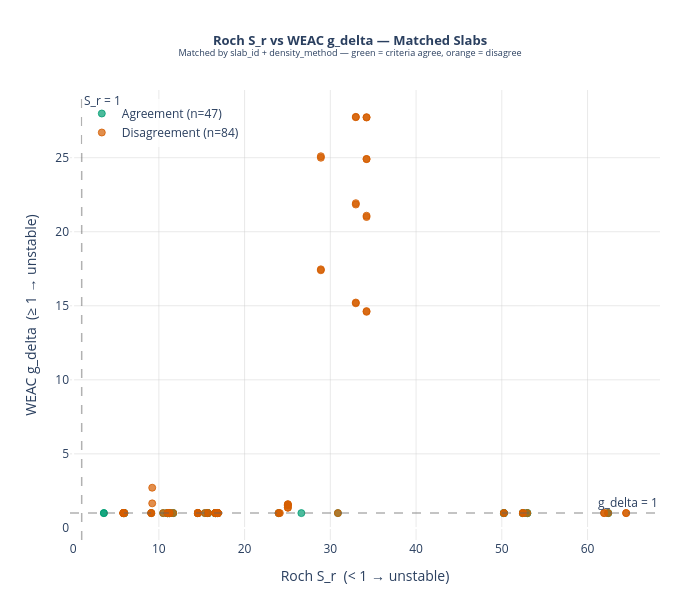

The cell this chart's notebook holds for it:
### Code cell
if len(matched) == 0:
    print('No matched slabs — scatter plot skipped.')
else:
    agree    = matched[matched['unstable_roch'] == matched['unstable_weac']]
    disagree = matched[matched['unstable_roch'] != matched['unstable_weac']]

    fig = go.Figure()

    for sub, color, label in [
        (agree,    '#009E73', 'Agreement'),
        (disagree, '#D55E00', 'Disagreement'),
    ]:
        if len(sub) == 0:
            continue
        hover = [
            f"slab: {r['slab_id']}<br>"
            f"density: {r['density_method']}<br>"
            f"E-mod: {r['emod_method']}<br>"
            f"S_r={r['s_r']:.3f}  g_delta={r['g_delta']:.3f}"
            for _, r in sub.iterrows()
        ]
        fig.add_trace(go.Scatter(
            x=sub['s_r'].values,
            y=sub['g_delta'].values,
            mode='markers',
            marker=dict(
                color=rgba(color, 0.70), size=7,
                line=dict(width=0.8, color=rgba(color, 1.0)),
            ),
            name=f'{label} (n={len(sub)})',
            text=hover, hoverinfo='text',
        ))

    fig.add_vline(
        x=1.0, line_dash='dash',
        line_color='rgba(100,100,100,0.5)', line_width=1.5,
        annotation_text='S_r = 1', annotation_position='top right',
    )
    fig.add_hline(
        y=1.0, line_dash='dash',
        line_color='rgba(100,100,100,0.5)', line_width=1.5,
        annotation_text='g_delta = 1', annotation_position='top right',
    )

    fig.update_layout(
        title=dict(
            text=(
                '<b>Roch S_r vs WEAC g_delta — Matched Slabs</b><br>'
                '<sup>Matched by slab_id + density_method — '
                'green = criteria agree, orange = disagree</sup>'
            ),
            x=0.5, xanchor='center', font=dict(size=13),
        ),
        xaxis=dict(
            title='Roch S_r  (< 1 → unstable)',
            gridcolor='rgba(200,200,200,0.4)',
        ),
        yaxis=dict(
            title='WEAC g_delta  (≥ 1 → unstable)',
            gridcolor='rgba(200,200,200,0.4)',
        ),
        plot_bgcolor='white',
        legend=dict(x=0.02, y=0.98, bgcolor='rgba(255,255,255,0.8)'),
        width=700, height=600,
        margin=dict(l=70, r=40, t=90, b=60),
    )
    fig.show()

### Figure 1 — Plotly figure (JSON) as saved in the notebook; plotly's stock layout.template omitted (floating-point values rounded to 4 significant figures)
{"data": [{"hoverinfo": "text", "marker": {"color": "rgba(0,158,115,0.7)", "line": {"color": "rgba(0,158,115,1.0)", "width": 0.8}, "size": 7}, "mode": "markers", "name": "Agreement (n=47)", "text": ["slab: 46608_slab_0<br>density: data_flow<br>E-mod: kochle<br>S_r=11.673  g_delta=1.000", "slab: 46608_slab_0<br>density: data_flow<br>E-mod: schottner<br>S_r=11.673  g_delta=0.999", "slab: 35034_slab_0<br>density: geldsetzer<br>E-mod: wautier<br>S_r=11.266  g_delta=0.999", "slab: 35034_slab_0<br>density: geldsetzer<br>E-mod: schottner<br>S_r=11.266  g_delta=0.999", "slab: 35034_slab_0<br>density: kim_jamieson_table2<br>E-mod: bergfeld<br>S_r=11.083  g_delta=1.000", "slab: 66174_slab_0<br>density: data_flow<br>E-mod: schottner<br>S_r=3.588  g_delta=0.999", "slab: 66174_slab_0<br>density: data_flow<br>E-mod: schottner<br>S_r=3.588  g_delta=0.999", "slab: 66174_slab_0<br>density: geldsetzer<br>E-mod: bergfeld<br>S_r=5.914  g_delta=0.999", "slab: 66174_slab_0<br>density: geldsetzer<br>E-mod: schottner<br>S_r=5.914  g_delta=1.000", "slab: 66174_slab_0<br>density: kim_jamieson_table2<br>E-mod: bergfeld<br>S_r=5.972  g_delta=1.000", "slab: 66174_slab_0<br>density: kim_jamieson_table2<br>E-mod: schottner<br>S_r=5.972  g_delta=1.000", "slab: 17716_slab_0<br>density: data_flow<br>E-mod: schottner<br>S_r=30.884  g_delta=0.999", "slab: 42380_slab_0<br>density: data_flow<br>E-mod: wautier<br>S_r=15.371  g_delta=1.000", "slab: 57837_slab_0<br>density: geldsetzer<br>E-mod: wautier<br>S_r=62.406  g_delta=0.999", "slab: 57837_slab_0<br>density: geldsetzer<br>E-mod: schottner<br>S_r=62.406  g_delta=0.999", "slab: 41375_slab_0<br>density: data_flow<br>E-mod: kochle<br>S_r=14.549  g_delta=0.999", "slab: 41375_slab_0<br>density: geldsetzer<br>E-mod: bergfeld<br>S_r=16.582  g_delta=0.998", "slab: 41375_slab_0<br>density: geldsetzer<br>E-mod: wautier<br>S_r=16.582  g_delta=0.999", "slab: 41375_slab_0<br>density: kim_jamieson_table2<br>E-mod: wautier<br>S_r=16.884  g_delta=0.999", "slab: 41375_slab_1<br>density: data_flow<br>E-mod: kochle<br>S_r=14.549  g_delta=0.999", "slab: 41375_slab_1<br>density: geldsetzer<br>E-mod: bergfeld<br>S_r=16.582  g_delta=0.998", "slab: 41375_slab_1<br>density: geldsetzer<br>E-mod: wautier<br>S_r=16.582  g_delta=0.999", "slab: 41375_slab_1<br>density: kim_jamieson_table2<br>E-mod: wautier<br>S_r=16.884  g_delta=0.999", "slab: 51272_slab_0<br>density: data_flow<br>E-mod: schottner<br>S_r=9.112  g_delta=1.000", "slab: 51272_slab_0<br>density: kim_jamieson_table2<br>E-mod: kochle<br>S_r=11.023  g_delta=0.998", "slab: 51272_slab_0<br>density: kim_jamieson_table2<br>E-mod: schottner<br>S_r=11.023  g_delta=0.999", "slab: 10958_slab_0<br>density: geldsetzer<br>E-mod: kochle<br>S_r=23.975  g_delta=0.998", "slab: 42661_slab_0<br>density: data_flow<br>E-mod: schottner<br>S_r=26.622  g_delta=0.999", "slab: 42798_slab_0<br>density: data_flow<br>E-mod: kochle<br>S_r=15.723  g_delta=0.998", "slab: 42798_slab_0<br>density: data_flow<br>E-mod: kochle<br>S_r=15.723  g_delta=0.999", "slab: 42798_slab_0<br>density: data_flow<br>E-mod: schottner<br>S_r=15.723  g_delta=0.999", "slab: 42798_slab_0<br>density: data_flow<br>E-mod: schottner<br>S_r=15.723  g_delta=1.000", "slab: 46488_slab_0<br>density: data_flow<br>E-mod: schottner<br>S_r=10.501  g_delta=1.000", "slab: 46488_slab_0<br>density: geldsetzer<br>E-mod: kochle<br>S_r=11.210  g_delta=0.999", "slab: 46488_slab_0<br>density: geldsetzer<br>E-mod: schottner<br>S_r=11.210  g_delta=1.000", "slab: 46488_slab_0<br>density: kim_jamieson_table2<br>E-mod: kochle<br>S_r=10.997  g_delta=0.998", "slab: 46488_slab_0<br>density: kim_jamieson_table2<br>E-mod: wautier<br>S_r=10.997  g_delta=0.999", "slab: 49415_slab_0<br>density: data_flow<br>E-mod: bergfeld<br>S_r=50.243  g_delta=0.999", "slab: 49415_slab_0<br>density: data_flow<br>E-mod: kochle<br>S_r=50.243  g_delta=1.000", "slab: 49415_slab_0<br>density: data_flow<br>E-mod: schottner<br>S_r=50.243  g_delta=0.999", "slab: 49415_slab_0<br>density: data_flow<br>E-mod: schottner<br>S_r=50.243  g_delta=0.999", "slab: 49415_slab_0<br>density: geldsetzer<br>E-mod: kochle<br>S_r=52.456  g_delta=0.999", "slab: 49415_slab_0<br>density: geldsetzer<br>E-mod: schottner<br>S_r=52.456  g_delta=1.000", "slab: 49415_slab_0<br>density: geldsetzer<br>E-mod: schottner<br>S_r=52.456  g_delta=1.000", "slab: 49415_slab_0<br>density: kim_jamieson_table2<br>E-mod: kochle<br>S_r=52.972  g_delta=0.999", "slab: 49415_slab_0<br>density: kim_jamieson_table2<br>E-mod: schottner<br>S_r=52.972  g_delta=1.000", "slab: 49415_slab_0<br>density: kim_jamieson_table2<br>E-mod: schottner<br>S_r=52.972  g_delta=0.999"], "type": "scatter", "x": [11.67, 11.67, 11.27, 11.27, 11.08, 3.588, 3.588, 5.914, 5.914, 5.972, 5.972, 30.88, 15.37, 62.41, 62.41, 14.55, 16.58, 16.58, 16.88, 14.55, 16.58, 16.58, 16.88, 9.112, 11.02, 11.02, 23.97, 26.62, 15.72, 15.72, 15.72, 15.72, 10.5, 11.21, 11.21, 11.0, 11.0, 50.24, 50.24, 50.24, 50.24, 52.46, 52.46, 52.46, 52.97, 52.97, 52.97], "y": [1.0, 0.9986, 0.999, 0.9991, 1.0, 0.9988, 0.9989, 0.999, 0.9996, 0.9998, 0.9998, 0.9993, 0.9996, 0.9994, 0.9993, 0.9993, 0.9984, 0.9991, 0.9989, 0.9993, 0.9984, 0.9991, 0.9989, 1.0, 0.9981, 0.9993, 0.9981, 0.9986, 0.998, 0.9994, 0.999, 0.9998, 0.9996, 0.9994, 0.9995, 0.9983, 0.9994, 0.9985, 1.0, 0.9995, 0.9985, 0.9989, 0.9998, 0.9997, 0.999, 0.9999, 0.999]}, {"hoverinfo": "text", "marker": {"color": "rgba(213,94,0,0.7)", "line": {"color": "rgba(213,94,0,1.0)", "width": 0.8}, "size": 7}, "mode": "markers", "name": "Disagreement (n=84)", "text": ["slab: 14739_slab_0<br>density: data_flow<br>E-mod: bergfeld<br>S_r=25.046  g_delta=1.596", "slab: 14739_slab_0<br>density: data_flow<br>E-mod: wautier<br>S_r=25.046  g_delta=1.527", "slab: 14739_slab_0<br>density: data_flow<br>E-mod: schottner<br>S_r=25.046  g_delta=1.367", "slab: 46608_slab_0<br>density: data_flow<br>E-mod: wautier<br>S_r=11.673  g_delta=1.002", "slab: 14734_slab_0<br>density: data_flow<br>E-mod: bergfeld<br>S_r=25.046  g_delta=1.596", "slab: 14734_slab_0<br>density: data_flow<br>E-mod: wautier<br>S_r=25.046  g_delta=1.527", "slab: 14734_slab_0<br>density: data_flow<br>E-mod: schottner<br>S_r=25.046  g_delta=1.367", "slab: 35034_slab_0<br>density: geldsetzer<br>E-mod: bergfeld<br>S_r=11.266  g_delta=1.001", "slab: 35034_slab_0<br>density: kim_jamieson_table2<br>E-mod: wautier<br>S_r=11.083  g_delta=1.001", "slab: 35034_slab_0<br>density: kim_jamieson_table2<br>E-mod: schottner<br>S_r=11.083  g_delta=1.001", "slab: 66174_slab_0<br>density: geldsetzer<br>E-mod: bergfeld<br>S_r=5.914  g_delta=1.000", "slab: 66174_slab_0<br>density: geldsetzer<br>E-mod: schottner<br>S_r=5.914  g_delta=1.001", "slab: 66174_slab_0<br>density: kim_jamieson_table2<br>E-mod: bergfeld<br>S_r=5.972  g_delta=1.001", "slab: 66174_slab_0<br>density: kim_jamieson_table2<br>E-mod: schottner<br>S_r=5.972  g_delta=1.001", "slab: 17716_slab_0<br>density: data_flow<br>E-mod: bergfeld<br>S_r=30.884  g_delta=1.001", "slab: 42380_slab_0<br>density: data_flow<br>E-mod: schottner<br>S_r=15.371  g_delta=1.001", "slab: 57837_slab_0<br>density: data_flow<br>E-mod: kochle<br>S_r=61.933  g_delta=1.001", "slab: 57837_slab_0<br>density: data_flow<br>E-mod: schottner<br>S_r=61.933  g_delta=1.001", "slab: 57837_slab_0<br>density: geldsetzer<br>E-mod: kochle<br>S_r=62.406  g_delta=1.002", "slab: 57837_slab_0<br>density: kim_jamieson_table2<br>E-mod: wautier<br>S_r=64.499  g_delta=1.000", "slab: 57837_slab_0<br>density: kim_jamieson_table2<br>E-mod: schottner<br>S_r=64.499  g_delta=1.000", "slab: 41375_slab_0<br>density: data_flow<br>E-mod: bergfeld<br>S_r=14.549  g_delta=1.000", "slab: 41375_slab_0<br>density: data_flow<br>E-mod: wautier<br>S_r=14.549  g_delta=1.001", "slab: 41375_slab_0<br>density: data_flow<br>E-mod: schottner<br>S_r=14.549  g_delta=1.002", "slab: 41375_slab_0<br>density: geldsetzer<br>E-mod: kochle<br>S_r=16.582  g_delta=1.002", "slab: 41375_slab_0<br>density: geldsetzer<br>E-mod: schottner<br>S_r=16.582  g_delta=1.001", "slab: 41375_slab_0<br>density: kim_jamieson_table2<br>E-mod: bergfeld<br>S_r=16.884  g_delta=1.000", "slab: 41375_slab_0<br>density: kim_jamieson_table2<br>E-mod: kochle<br>S_r=16.884  g_delta=1.001", "slab: 41375_slab_0<br>density: kim_jamieson_table2<br>E-mod: schottner<br>S_r=16.884  g_delta=1.000", "slab: 41375_slab_1<br>density: data_flow<br>E-mod: bergfeld<br>S_r=14.549  g_delta=1.000", "slab: 41375_slab_1<br>density: data_flow<br>E-mod: wautier<br>S_r=14.549  g_delta=1.001", "slab: 41375_slab_1<br>density: data_flow<br>E-mod: schottner<br>S_r=14.549  g_delta=1.002", "slab: 41375_slab_1<br>density: geldsetzer<br>E-mod: kochle<br>S_r=16.582  g_delta=1.002", "slab: 41375_slab_1<br>density: geldsetzer<br>E-mod: schottner<br>S_r=16.582  g_delta=1.001", "slab: 41375_slab_1<br>density: kim_jamieson_table2<br>E-mod: bergfeld<br>S_r=16.884  g_delta=1.000", "slab: 41375_slab_1<br>density: kim_jamieson_table2<br>E-mod: kochle<br>S_r=16.884  g_delta=1.001", "slab: 41375_slab_1<br>density: kim_jamieson_table2<br>E-mod: schottner<br>S_r=16.884  g_delta=1.000", "slab: 51272_slab_0<br>density: data_flow<br>E-mod: kochle<br>S_r=9.112  g_delta=1.001", "slab: 51272_slab_0<br>density: data_flow<br>E-mod: kochle<br>S_r=9.112  g_delta=1.001", "slab: 51272_slab_0<br>density: data_flow<br>E-mod: schottner<br>S_r=9.112  g_delta=1.001", "slab: 51272_slab_0<br>density: geldsetzer<br>E-mod: kochle<br>S_r=11.191  g_delta=1.001", "slab: 51272_slab_0<br>density: geldsetzer<br>E-mod: wautier<br>S_r=11.191  g_delta=1.001", "slab: 51272_slab_0<br>density: geldsetzer<br>E-mod: schottner<br>S_r=11.191  g_delta=1.002", "slab: 51272_slab_0<br>density: kim_jamieson_table2<br>E-mod: wautier<br>S_r=11.023  g_delta=1.001", "slab: 66173_slab_0<br>density: data_flow<br>E-mod: bergfeld<br>S_r=9.225  g_delta=2.713", "slab: 66173_slab_0<br>density: data_flow<br>E-mod: schottner<br>S_r=9.225  g_delta=1.657", "slab: 42602_slab_0<br>density: data_flow<br>E-mod: kochle<br>S_r=5.860  g_delta=1.002", "slab: 42602_slab_0<br>density: data_flow<br>E-mod: wautier<br>S_r=5.860  g_delta=1.000", "slab: 42602_slab_0<br>density: data_flow<br>E-mod: schottner<br>S_r=5.860  g_delta=1.001", "slab: 42602_slab_1<br>density: data_flow<br>E-mod: kochle<br>S_r=5.860  g_delta=1.002", "slab: 42602_slab_1<br>density: data_flow<br>E-mod: wautier<br>S_r=5.860  g_delta=1.000", "slab: 42602_slab_1<br>density: data_flow<br>E-mod: schottner<br>S_r=5.860  g_delta=1.001", "slab: 75250_slab_0<br>density: data_flow<br>E-mod: bergfeld<br>S_r=28.896  g_delta=24.995", "slab: 75250_slab_0<br>density: data_flow<br>E-mod: bergfeld<br>S_r=28.896  g_delta=25.098", "slab: 75250_slab_0<br>density: data_flow<br>E-mod: schottner<br>S_r=28.896  g_delta=17.398", "slab: 75250_slab_0<br>density: data_flow<br>E-mod: schottner<br>S_r=28.896  g_delta=17.461", "slab: 75250_slab_0<br>density: geldsetzer<br>E-mod: bergfeld<br>S_r=32.973  g_delta=21.837", "slab: 75250_slab_0<br>density: geldsetzer<br>E-mod: bergfeld<br>S_r=32.973  g_delta=21.929", "slab: 75250_slab_0<br>density: geldsetzer<br>E-mod: kochle<br>S_r=32.973  g_delta=27.756", "slab: 75250_slab_0<br>density: geldsetzer<br>E-mod: kochle<br>S_r=32.973  g_delta=27.733", "slab: 75250_slab_0<br>density: geldsetzer<br>E-mod: schottner<br>S_r=32.973  g_delta=15.168", "slab: 75250_slab_0<br>density: geldsetzer<br>E-mod: schottner<br>S_r=32.973  g_delta=15.220", "slab: 75250_slab_0<br>density: kim_jamieson_table2<br>E-mod: bergfeld<br>S_r=34.224  g_delta=20.993", "slab: 75250_slab_0<br>density: kim_jamieson_table2<br>E-mod: bergfeld<br>S_r=34.224  g_delta=21.082", "slab: 75250_slab_0<br>density: kim_jamieson_table2<br>E-mod: kochle<br>S_r=34.224  g_delta=27.737", "slab: 75250_slab_0<br>density: kim_jamieson_table2<br>E-mod: kochle<br>S_r=34.224  g_delta=27.714", "slab: 75250_slab_0<br>density: kim_jamieson_table2<br>E-mod: wautier<br>S_r=34.224  g_delta=24.911", "slab: 75250_slab_0<br>density: kim_jamieson_table2<br>E-mod: wautier<br>S_r=34.224  g_delta=24.903", "slab: 75250_slab_0<br>density: kim_jamieson_table2<br>E-mod: schottner<br>S_r=34.224  g_delta=14.591", "slab: 75250_slab_0<br>density: kim_jamieson_table2<br>E-mod: schottner<br>S_r=34.224  g_delta=14.640", "slab: 10958_slab_0<br>density: geldsetzer<br>E-mod: wautier<br>S_r=23.975  g_delta=1.000", "slab: 10958_slab_0<br>density: geldsetzer<br>E-mod: schottner<br>S_r=23.975  g_delta=1.001", "slab: 10958_slab_0<br>density: kim_jamieson_table2<br>E-mod: schottner<br>S_r=24.108  g_delta=1.000", "slab: 42798_slab_0<br>density: data_flow<br>E-mod: bergfeld<br>S_r=15.723  g_delta=1.001", "slab: 42798_slab_0<br>density: data_flow<br>E-mod: bergfeld<br>S_r=15.723  g_delta=1.001", "slab: 46488_slab_0<br>density: data_flow<br>E-mod: wautier<br>S_r=10.501  g_delta=1.001", "slab: 46488_slab_0<br>density: geldsetzer<br>E-mod: wautier<br>S_r=11.210  g_delta=1.000", "slab: 46488_slab_0<br>density: kim_jamieson_table2<br>E-mod: schottner<br>S_r=10.997  g_delta=1.000", "slab: 49415_slab_0<br>density: data_flow<br>E-mod: bergfeld<br>S_r=50.243  g_delta=1.001", "slab: 49415_slab_0<br>density: data_flow<br>E-mod: kochle<br>S_r=50.243  g_delta=1.001", "slab: 49415_slab_0<br>density: geldsetzer<br>E-mod: bergfeld<br>S_r=52.456  g_delta=1.002", "slab: 49415_slab_0<br>density: geldsetzer<br>E-mod: bergfeld<br>S_r=52.456  g_delta=1.000", "slab: 49415_slab_0<br>density: geldsetzer<br>E-mod: kochle<br>S_r=52.456  g_delta=1.002", "slab: 49415_slab_0<br>density: kim_jamieson_table2<br>E-mod: kochle<br>S_r=52.972  g_delta=1.001"], "type": "scatter", "x": [25.05, 25.05, 25.05, 11.67, 25.05, 25.05, 25.05, 11.27, 11.08, 11.08, 5.914, 5.914, 5.972, 5.972, 30.88, 15.37, 61.93, 61.93, 62.41, 64.5, 64.5, 14.55, 14.55, 14.55, 16.58, 16.58, 16.88, 16.88, 16.88, 14.55, 14.55, 14.55, 16.58, 16.58, 16.88, 16.88, 16.88, 9.112, 9.112, 9.112, 11.19, 11.19, 11.19, 11.02, 9.225, 9.225, 5.86, 5.86, 5.86, 5.86, 5.86, 5.86, 28.9, 28.9, 28.9, 28.9, 32.97, 32.97, 32.97, 32.97, 32.97, 32.97, 34.22, 34.22, 34.22, 34.22, 34.22, 34.22, 34.22, 34.22, 23.97, 23.97, 24.11, 15.72, 15.72, 10.5, 11.21, 11.0, 50.24, 50.24, 52.46, 52.46, 52.46, 52.97], "y": [1.596, 1.527, 1.367, 1.002, 1.596, 1.527, 1.367, 1.001, 1.001, 1.001, 1.0, 1.001, 1.001, 1.001, 1.001, 1.001, 1.001, 1.001, 1.002, 1.0, 1.0, 1.0, 1.001, 1.002, 1.002, 1.001, 1.0, 1.001, 1.0, 1.0, 1.001, 1.002, 1.002, 1.001, 1.0, 1.001, 1.0, 1.001, 1.001, 1.001, 1.001, 1.001, 1.002, 1.001, 2.713, 1.657, 1.002, 1.0, 1.001, 1.002, 1.0, 1.001, 25.0, 25.1, 17.4, 17.46, 21.84, 21.93, 27.76, 27.73, 15.17, 15.22, 20.99, 21.08, 27.74, 27.71, 24.91, 24.9, 14.59, 14.64, 1.0, 1.001, 1.0, 1.001, 1.001, 1.001, 1.0, 1.0, 1.001, 1.001, 1.002, 1.0, 1.002, 1.001]}], "layout": {"annotations": [{"showarrow": false, "text": "S_r = 1", "x": 1, "xanchor": "left", "xref": "x", "y": 1, "yanchor": "top", "yref": "y domain"}, {"showarrow": false, "text": "g_delta = 1", "x": 1, "xanchor": "right", "xref": "x domain", "y": 1, "yanchor": "bottom", "yref": "y"}], "height": 600, "legend": {"bgcolor": "rgba(255,255,255,0.8)", "x": 0.02, "y": 0.98}, "margin": {"b": 60, "l": 70, "r": 40, "t": 90}, "plot_bgcolor": "white", "shapes": [{"line": {"color": "rgba(100,100,100,0.5)", "dash": "dash", "width": 1.5}, "type": "line", "x0": 1, "x1": 1, "xref": "x", "y0": 0, "y1": 1, "yref": "y domain"}, {"line": {"color": "rgba(100,100,100,0.5)", "dash": "dash", "width": 1.5}, "type": "line", "x0": 0, "x1": 1, "xref": "x domain", "y0": 1, "y1": 1, "yref": "y"}], "title": {"font": {"size": 13}, "text": "<b>Roch S_r vs WEAC g_delta — Matched Slabs</b><br><sup>Matched by slab_id + density_method — green = criteria agree, orange = disagree</sup>", "x": 0.5, "xanchor": "center"}, "width": 700, "xaxis": {"gridcolor": "rgba(200,200,200,0.4)", "title": {"text": "Roch S_r  (< 1 → unstable)"}}, "yaxis": {"gridcolor": "rgba(200,200,200,0.4)", "title": {"text": "WEAC g_delta  (≥ 1 → unstable)"}}}}
